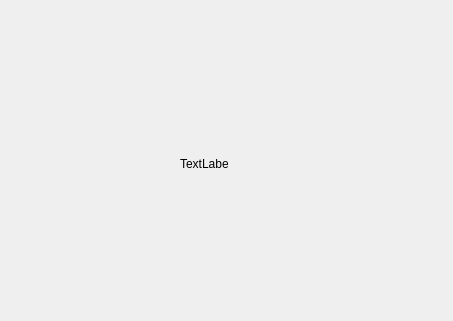
<?xml version="1.0" encoding="UTF-8"?>
<ui version="4.0">
 <class>Widget</class>
 <widget class="QWidget" name="Widget">
  <property name="geometry">
   <rect>
    <x>0</x>
    <y>0</y>
    <width>453</width>
    <height>321</height>
   </rect>
  </property>
  <property name="windowTitle">
   <string>Widget</string>
  </property>
  <widget class="QLabel" name="moveObject">
   <property name="geometry">
    <rect>
     <x>180</x>
     <y>140</y>
     <width>48</width>
     <height>48</height>
    </rect>
   </property>
   <property name="text">
    <string>TextLabel</string>
   </property>
  </widget>
 </widget>
 <layoutdefault spacing="6" margin="11"/>
 <resources/>
 <connections/>
</ui>
